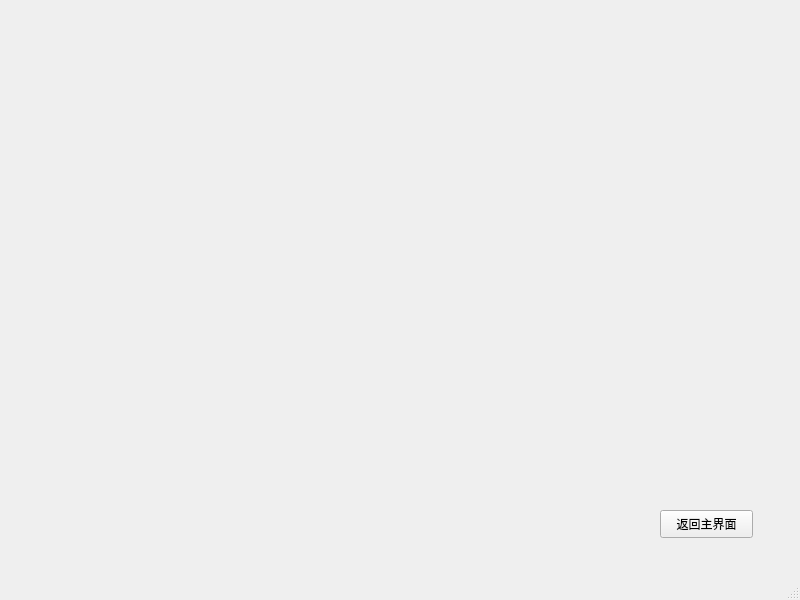
<?xml version="1.0" encoding="UTF-8"?>
<ui version="4.0">
 <class>editWindow</class>
 <widget class="QMainWindow" name="editWindow">
  <property name="geometry">
   <rect>
    <x>0</x>
    <y>0</y>
    <width>800</width>
    <height>600</height>
   </rect>
  </property>
  <property name="windowTitle">
   <string>MainWindow</string>
  </property>
  <widget class="QWidget" name="centralwidget">
   <widget class="QPushButton" name="back_to_main">
    <property name="geometry">
     <rect>
      <x>660</x>
      <y>510</y>
      <width>93</width>
      <height>28</height>
     </rect>
    </property>
    <property name="text">
     <string>返回主界面</string>
    </property>
   </widget>
  </widget>
  <widget class="QMenuBar" name="menubar">
   <property name="geometry">
    <rect>
     <x>0</x>
     <y>0</y>
     <width>800</width>
     <height>26</height>
    </rect>
   </property>
  </widget>
  <widget class="QStatusBar" name="statusbar"/>
 </widget>
 <resources/>
 <connections/>
</ui>
